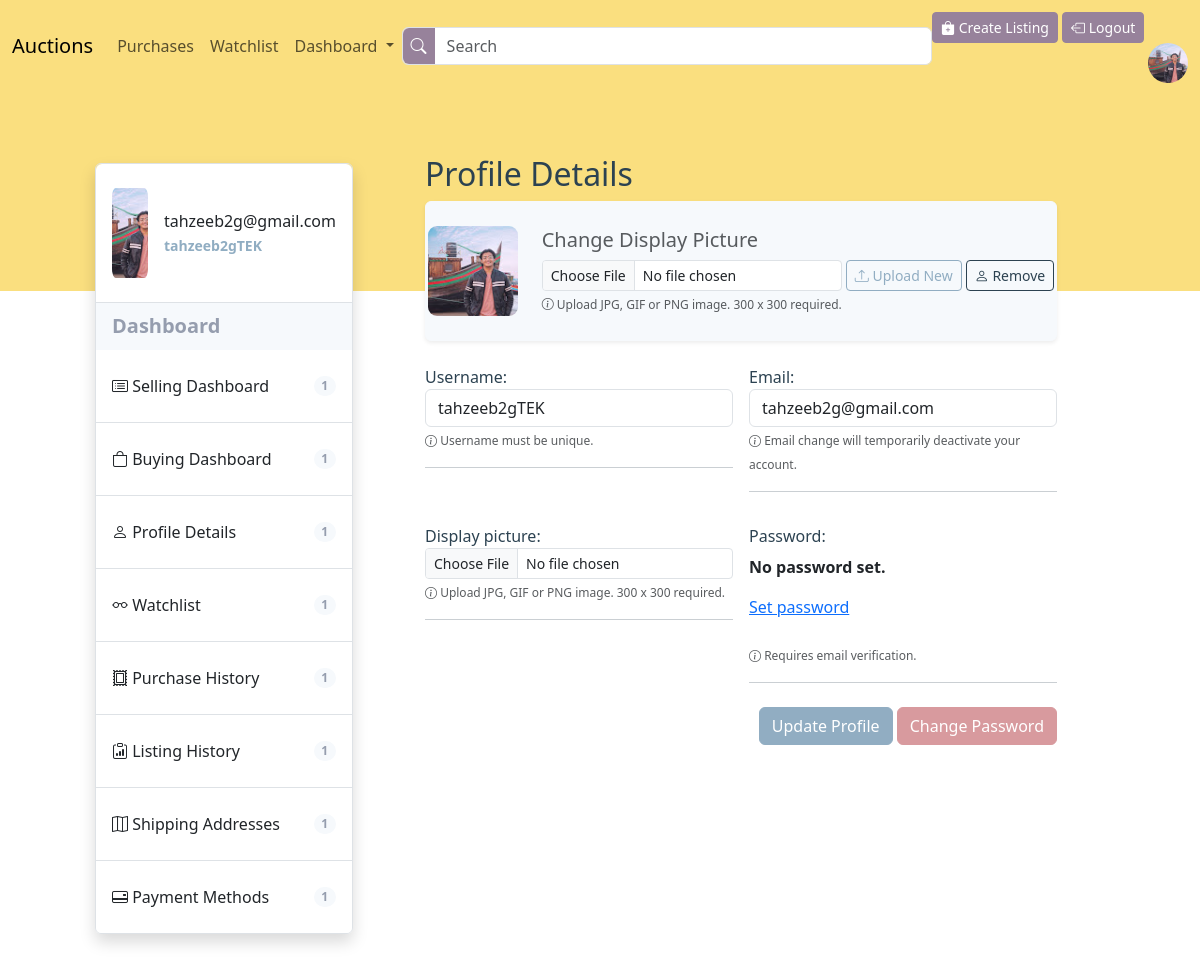
The page /users/profile (signed in) on the database its author committed.
### users/models.py (models this page shows, shortened)
class User(AbstractUser):
    email = models.EmailField(unique=True)
    watchlist = models.ManyToManyField(
        'auctions.Listing')
    is_oauth_registered = models.BooleanField(default=False)
    display_picture = models.ImageField(
        upload_to='display-pictures/', max_length=250, default='display-pictures/default-dp.png')
    email_verification_token = models.CharField(
        max_length=200, null=True, blank=True)
    forget_password_token = models.CharField(
        max_length=200, null=True, blank=True)
    previous_email = models.EmailField(null=True, default=None)

### users/views.py (the view, shortened to what this page needs)
# urls.py: path("profile", views.user_profile, name='profile'),
@login_required(login_url=settings.LOGIN_URL)
def user_profile(request):
    user = request.user
    user_dict = {'username': user.username, 'email': user.email}
    form = UserUpdateForm(initial=user_dict)
    return render(request, 'users/profile-details.html', {'user': user, 'form': form, })

### users/templates/users/profile-details.html (shortened to what this page needs)
{% extends "users/profile-layout.html" %}
{% block child%}
<h2>Profile Details </h2>
<div class="card py-4 px-xl-0 px-3 list-bg shadow-sm">
    <div class="row align-items-center justify-content-center">
        <div class="col-auto my-xl-0 my-2">
            <img src="{{user.display_picture.url}}" class="thumbnail-image">
        </div>
        <div class="col-auto text-xl-start text-center my-xl-0 my-2">
            <h4 class="text-muted lead">Change Display Picture</h4>
            <form method="post" enctype="multipart/form-data"
                class="row g-1 align-items-start justify-content-center px-xl-0 px-2">
                <div class="col-auto" id="display-picture-section">
                    {{ form.display_picture }}
                    <small class="text-muted small-custom"><i class="bi bi-info-circle"></i>
                        {{form.display_picture.help_text}}</small>
                </div>
                <div class="col-auto">
                    <button type="submit" class="btn btn-outline-primary btn-sm loader-on-click w-100"><i
                            class="bi bi-upload"></i>
                        Upload New</button>
                </div>
                <div class="col-auto">
                    <a class="btn btn-outline-dark btn-sm w-100" href="{% url 'profile' %}?remove_picture"><i
                            class="bi bi-person"></i>
                        Remove</a>
                </div>
            </form>
        </div>
    </div>
</div>
<form class="my-4" action="{% url 'profile' %}" method="post" id="email-form" enctype="multipart/form-data">
    <div class="row g-3 align-items-start justify-content-between">
        {% for field in form%}
        <div class="col-xl-6 col-12 form-group px-2">
            <label class="fw-medium lead fs-6" for="{{field.id_for_label}}">{{field.label}}: </label>
            {{ field }}
            {% if field.help_text%}
            <small class="text-muted small-custom"><i class="bi bi-info-circle"></i>
                {{field.help_text}}</small>
            {% endif %}
            <hr>
        </div>
        {% endfor %}
    </div>
    <div class="text-end">
        <button type="button" class="btn btn-primary mt-2" onClick="confirmProfileChange()"
            id="email-form-button">Update
            Profile</button>
        <a class="btn btn-danger loader-on-click mt-2" href="{% url 'forgot-password' %}">Change
            Password
        </a>
    </div>
</form>
{% endblock child %}

### users/templates/users/profile-layout.html
{% extends "auctions/layout.html" %}
{% block body %}
<div class="backdrop">
</div>
<div class="container-fluid p-5 overlap-container">
    <div class="row align-items-start justify-content-center">
        <div class="col-xl-3 col-12 mt-xl-4 mt-4">
            <ul class="list-group list-group-flush border rounded shadow">
                <li class="list-group-item d-flex justify-content-start align-items-center py-4 border-none">
                    <img src="{{user.display_picture.url}}" class="thumbnail-image">
                    <div class="ms-3 fw-medium">
                        {{request.user.email}}
                        <br>
                        <small class="fw-bold highlighted-text">{{request.user.username}}</small>
                    </div>
                </li>
                <li class="list-group-item list-bg d-flex justify-content-between align-items-center fw-bold lead">
                    Dashboard
                </li>
                <li class="list-group-item list">
                    <a class="d-flex justify-content-between align-items-center lead py-3 fs-6"
                        href="{% url 'seller-dashboard' %}">
                        <span><i class="bi bi-card-list"></i> Selling Dashboard </span>
                        <span class="badge badge-bd rounded-pill">1</span>
                    </a>
                </li>
                <li class="list-group-item list">
                    <a class="d-flex justify-content-between align-items-center lead py-3 fs-6"
                        href="{% url 'buyer-dashboard' %}">
                        <span><i class="bi bi-bag"></i> Buying Dashboard</span>
                        <span class="badge badge-bd rounded-pill">1</span>
                    </a>
                </li>
                <li class="list-group-item list">
                    <a class="d-flex justify-content-between align-items-center lead py-3 fs-6"
                        href="{% url 'profile' %}">
                        <span><i class="bi bi-person"></i> Profile Details</span>
                        <span class="badge badge-bd rounded-pill">1</span>
                    </a>
                </li>
                <li class="list-group-item list">
                    <a class="d-flex justify-content-between align-items-center lead py-3 fs-6"
                        href="{% url 'watchlist' %}">
                        <span><i class="bi bi-eyeglasses"></i> Watchlist</span>
                        <span class="badge badge-bd rounded-pill">1</span>
                    </a>
                </li>
                <li class="list-group-item list">
                    <a class="d-flex justify-content-between align-items-center lead py-3 fs-6"
                        href="{% url 'purchase-history' %}">
                        <span><i class="bi bi-postage"></i> Purchase History</span>
                        <span class="badge badge-bd rounded-pill">1</span>
                    </a>
                </li>
                <li class="list-group-item list">
                    <a class="d-flex justify-content-between align-items-center lead py-3 fs-6"
                        href="{% url 'listing-history' %}">
                        <span><i class="bi bi-clipboard-data"></i> Listing History</span>
                        <span class="badge badge-bd rounded-pill">1</span>
                    </a>
                </li>
                <li class="list-group-item list">
                    <a class="d-flex justify-content-between align-items-center lead py-3 fs-6"
                        href="{% url 'view-shipping-address' %}">
                        <span><i class="bi bi-map"></i> Shipping Addresses</span>
                        <span class="badge badge-bd rounded-pill">1</span>
                    </a>
                </li>
                <li class="list-group-item list">
                    <a class="d-flex justify-content-between align-items-center lead py-3 fs-6"
                        href="{% url 'view-payment-methods' %}">
                        <span><i class="bi bi-credit-card-2-back"></i> Payment Methods</span>
                        <span class="badge badge-bd rounded-pill">1</span>
                    </a>
                </li>
            </ul>
        </div>
        <div class="col-xl-8 col-12 mt-xl-0 mt-5">
            <div class="px-xl-5 px-0 py-3" id="user-profile-content-container">
                {% block child %}
                {% endblock child%}
            </div>
        </div>
    </div>
</div>
{% endblock %}

### auctions/templates/auctions/layout.html (shortened to what this page needs)
{% load static %}
<!DOCTYPE html>
<html lang="en">
<head>
    <link href="https://cdn.jsdelivr.net/npm/bootstrap@5.3.2/dist/css/bootstrap.min.css" rel="stylesheet"
>
    <link href="{% static 'commerce/styles.css' %}" rel="stylesheet">
    <link rel="stylesheet" href="https://cdn.jsdelivr.net/npm/sweetalert2@11.0.19/dist/sweetalert2.min.css">
    <link rel="stylesheet" href="https://cdn.jsdelivr.net/npm/bootstrap-icons@1.11.2/font/bootstrap-icons.min.css">
</head>
<body>
    <nav class="navbar navbar-expand-lg sticky-top bg-background-tertiary" style="background-color: var(--nav);">
        <div class="container-fluid">
            <a class="navbar-brand" href="{% url 'index' %}">Auctions</a>
            <div class="collapse navbar-collapse" id="navbarSupportedContent">
                <ul class="navbar-nav me-auto mb-2 mb-lg-0">
                    {% if user.is_authenticated %}
                    <li class="nav-item">
                        <a class="nav-link" href="{% url 'purchase-history' %}">Purchases</a>
                    </li>
                    <li class="nav-item">
                        <a class="nav-link" href="{% url 'watchlist' %}">Watchlist</a>
                    </li>
                    <li class="nav-item dropdown">
                        <a class="nav-link dropdown-toggle" href="#" role="button" data-bs-toggle="dropdown"
                            aria-expanded="false">
                            Dashboard
                        </a>
                    </li>
                    {% endif %}
                </ul>
                <form class="d-flex w-50 me-auto my-2 form-control p-0" role="search" action="{% url 'search' %}"
                    menthod="POST">
                    <button type="submit" style="background-color: var(--custom-secondary); border-width: 0px;"
                        class="text-white rounded-start px-2"><i class="bi bi-search"></i>
                    </button>
                    <input class="form-control w-100 ms-0" type="search" placeholder="Search" aria-label="Search"
                        style="border-width: 0px;">
                </form>
                <div class="float-lg-end float-start">
                    <a class="btn btn-secondary btn-sm mt-1" href="{% url 'create-listing' %}"><i
                            class="bi bi-bag-plus-fill"></i>
                        Create Listing</a>
                    {% if user.is_authenticated %}
                    <a class="btn btn-secondary btn-sm mt-1" href="{% url 'logout' %}"><i
                            class="bi bi-box-arrow-left"></i>
                        Logout</a>
                    {% else %}
                    <a class="btn btn-secondary btn-sm mt-1" href="{% url 'login' %}"><i
                            class="bi bi-box-arrow-in-right"></i> Login</a>
                    <a class="btn btn-secondary btn-sm mt-1" href="{% url 'register' %}"><i
                            class="bi bi-person-plus-fill"></i> Register</a>
                    {% endif %}
                    {% if user.is_authenticated %}
                    <a class="ms-2 float-end" href="{% url 'profile' %}">
                        <div style="width: 40px; height: 40px; overflow: hidden; border-radius: 50%;">
                            <img src="{{user.display_picture.url}}"
                                style="height:100%; width: 100%; object-fit: cover;">
                        </div>
                    </a>
                </div>
                {% endif %}
            </div>
        </div>
    </nav>
    {% block body %}
    {% endblock %}
</body>
</html>

### commerce/static/commerce/styles.css (style rules this page uses)
:root { --custom-bg: #FADF7F; --nav: #FADF7F; --custom-danger: #D89A9E; --custom-success: #06908F; --custom-dark: #2C4251; --custom-primary: #91ADC2; --custom-secondary: #97829B; }
ul li a { color: inherit; text-decoration: none; }
.overlap-container { margin-top: -200px; }
.small-custom { font-size: 12px; }
.backdrop { width: 100%; min-height: 200px; background-color: var(--custom-bg); }
.thumbnail-image { width: 90px; height: 90px; overflow: hidden; object-fit: cover; border-radius: 10%; }
.badge-bd { background-color: #F6F9FC; border-color: #F6F9FC; color: #959DAE; }
.list-bg { background-color: #F6F9FC; border-color: #F6F9FC; color: #959DAE; }
.highlighted-text { color: #90ADC2; }
.btn-primary { background-color: var(--custom-primary); border-color: var(--custom-primary); }
.btn-outline-primary { border-color: var(--custom-primary); color: var(--custom-primary) }
.btn-secondary { background-color: var(--custom-secondary); border-color: var(--custom-secondary); }
.btn-danger { background-color: var(--custom-danger); border-color: var(--custom-danger); }
.btn-outline-dark { border-color: var(--custom-dark); color: var(--custom-dark) }
html, body { height: 100%; margin: 0; color: var(--custom-dark) }

### rows shown on the page
User: display_picture (picture), user.email "tahzeeb2g@gmail.com", user.username "tahzeeb2gTEK", form "tahzeeb2gTEK" "tahzeeb2g@gmail.com" "No password set. Set password"

### other values the page prints
{{ field.label }} "Username" "Email" "Display picture" "Password"
{{ field.help_text }} "Username must be unique." "Email change will temporarily deactivate your account." "Upload JPG, GIF or PNG image. 300 x 300 required." "Requires email verification."
